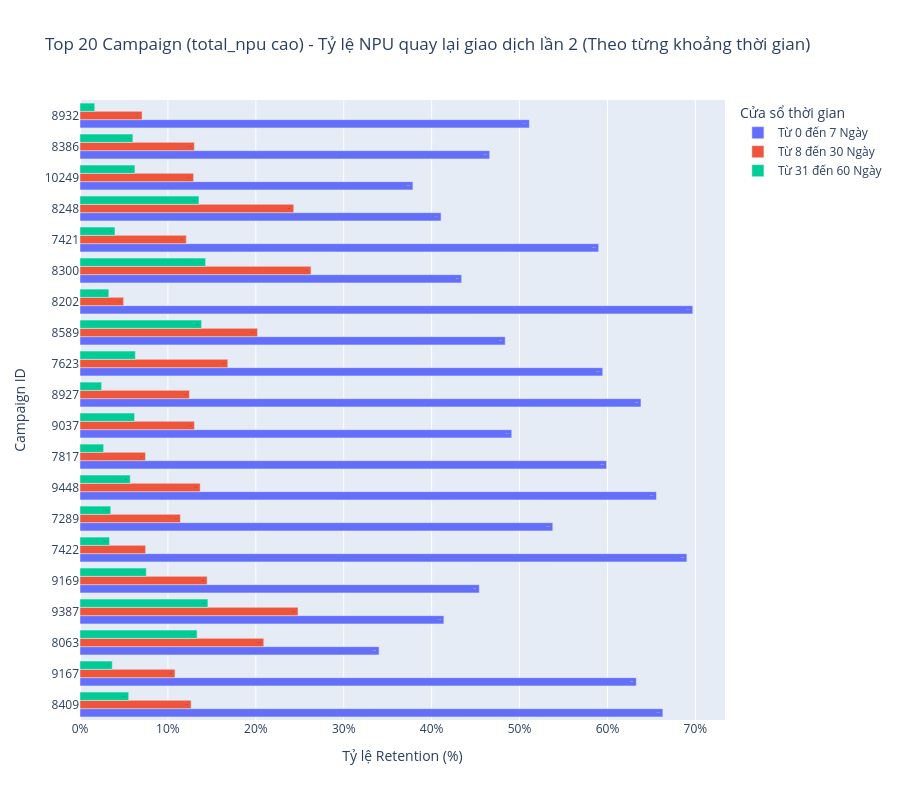

Notebook code for this chart:
### Markdown cell above
### 20 Campain có quy mô NPU lớn xem xét lần quay lại thứ 2 như thế nào

### Code cell
top_20_camps = retention_table_filtered.nlargest(20, 'total_npu').sort_values('total_npu', ascending=True)

# Xoay dọc dữ liệu (Melt) để đưa vào Plotly chuẩn phom
top_20_long = top_20_camps.melt(
    id_vars=['acq_campaignID'], 
    value_vars=['r_7d_2nd', 'r_30d_2nd', 'r_60d_2nd'],
    var_name='Timeframe', 
    value_name='Retention_Rate'
)

# Đổi lại tên nhãn hiển thị cho rõ ràng
timeframe_map = {
    'r_7d_2nd': 'Từ 0 đến 7 Ngày',
    'r_30d_2nd': 'Từ 8 đến 30 Ngày',
    'r_60d_2nd': 'Từ 31 đến 60 Ngày'
}
top_20_long['Timeframe'] = top_20_long['Timeframe'].map(timeframe_map)


# --- BƯỚC 4: VẼ BIỂU ĐỒ THANH NGANG NHÓM MỚI ---
fig_cohort_clean = px.bar(
    top_20_long,
    x='Retention_Rate',
    y='acq_campaignID',
    color='Timeframe',
    orientation='h',
    barmode='group',
    text_auto='.1f',
    title="Top 20 Campaign (total_npu cao) - Tỷ lệ NPU quay lại giao dịch lần 2 (Theo từng khoảng thời gian)",
    labels={'acq_campaignID': 'Campaign ID', 'Retention_Rate': 'Tỷ lệ Retention (%)', 'Timeframe': 'Khoảng thời gian'},
    category_orders={"Timeframe": ["Từ 0 đến 7 Ngày", "Từ 8 đến 30 Ngày", "Từ 31 đến 60 Ngày"]},
    height=800
)

fig_cohort_clean.update_layout(
    xaxis_ticksuffix='%', 
    yaxis_type='category',
    legend_title_text='Cửa sổ thời gian'
)
fig_cohort_clean.update_yaxes(dtick=1)

fig_cohort_clean.show()

### Figure 1 — Plotly figure (JSON) as saved in the notebook; plotly's stock layout.template omitted (floating-point values rounded to 4 significant figures)
{"data": [{"alignmentgroup": "True", "hovertemplate": "Khoảng thời gian=Từ 0 đến 7 Ngày<br>Tỷ lệ Retention (%)=%{x}<br>Campaign ID=%{y}<extra></extra>", "legendgroup": "Từ 0 đến 7 Ngày", "marker": {"color": "#636efa", "pattern": {"shape": ""}}, "name": "Từ 0 đến 7 Ngày", "offsetgroup": "Từ 0 đến 7 Ngày", "orientation": "h", "showlegend": true, "textposition": "auto", "texttemplate": "%{x:.1f}", "type": "bar", "x": [66.3, 63.28, 34.02, 41.39, 45.42, 69.03, 53.78, 65.57, 59.9, 49.11, 63.81, 59.46, 48.37, 69.7, 43.41, 59.0, 41.07, 37.87, 46.6, 51.12], "xaxis": "x", "y": ["8409", "9167", "8063", "9387", "9169", "7422", "7289", "9448", "7817", "9037", "8927", "7623", "8589", "8202", "8300", "7421", "8248", "10249", "8386", "8932"], "yaxis": "y"}, {"alignmentgroup": "True", "hovertemplate": "Khoảng thời gian=Từ 8 đến 30 Ngày<br>Tỷ lệ Retention (%)=%{x}<br>Campaign ID=%{y}<extra></extra>", "legendgroup": "Từ 8 đến 30 Ngày", "marker": {"color": "#EF553B", "pattern": {"shape": ""}}, "name": "Từ 8 đến 30 Ngày", "offsetgroup": "Từ 8 đến 30 Ngày", "orientation": "h", "showlegend": true, "textposition": "auto", "texttemplate": "%{x:.1f}", "type": "bar", "x": [12.64, 10.8, 20.9, 24.8, 14.46, 7.46, 11.42, 13.67, 7.45, 13.02, 12.45, 16.81, 20.19, 4.96, 26.27, 12.09, 24.31, 12.92, 13.01, 7.06], "xaxis": "x", "y": ["8409", "9167", "8063", "9387", "9169", "7422", "7289", "9448", "7817", "9037", "8927", "7623", "8589", "8202", "8300", "7421", "8248", "10249", "8386", "8932"], "yaxis": "y"}, {"alignmentgroup": "True", "hovertemplate": "Khoảng thời gian=Từ 31 đến 60 Ngày<br>Tỷ lệ Retention (%)=%{x}<br>Campaign ID=%{y}<extra></extra>", "legendgroup": "Từ 31 đến 60 Ngày", "marker": {"color": "#00cc96", "pattern": {"shape": ""}}, "name": "Từ 31 đến 60 Ngày", "offsetgroup": "Từ 31 đến 60 Ngày", "orientation": "h", "showlegend": true, "textposition": "auto", "texttemplate": "%{x:.1f}", "type": "bar", "x": [5.54, 3.67, 13.32, 14.55, 7.54, 3.36, 3.5, 5.71, 2.69, 6.21, 2.46, 6.3, 13.83, 3.28, 14.29, 3.98, 13.53, 6.25, 6.02, 1.68], "xaxis": "x", "y": ["8409", "9167", "8063", "9387", "9169", "7422", "7289", "9448", "7817", "9037", "8927", "7623", "8589", "8202", "8300", "7421", "8248", "10249", "8386", "8932"], "yaxis": "y"}], "layout": {"barmode": "group", "height": 800, "legend": {"title": {"text": "Cửa sổ thời gian"}, "tracegroupgap": 0}, "title": {"text": "Top 20 Campaign (total_npu cao) - Tỷ lệ NPU quay lại giao dịch lần 2 (Theo từng khoảng thời gian)"}, "xaxis": {"anchor": "y", "domain": [0, 1], "ticksuffix": "%", "title": {"text": "Tỷ lệ Retention (%)"}}, "yaxis": {"anchor": "x", "domain": [0, 1], "dtick": 1, "title": {"text": "Campaign ID"}, "type": "category"}}}
